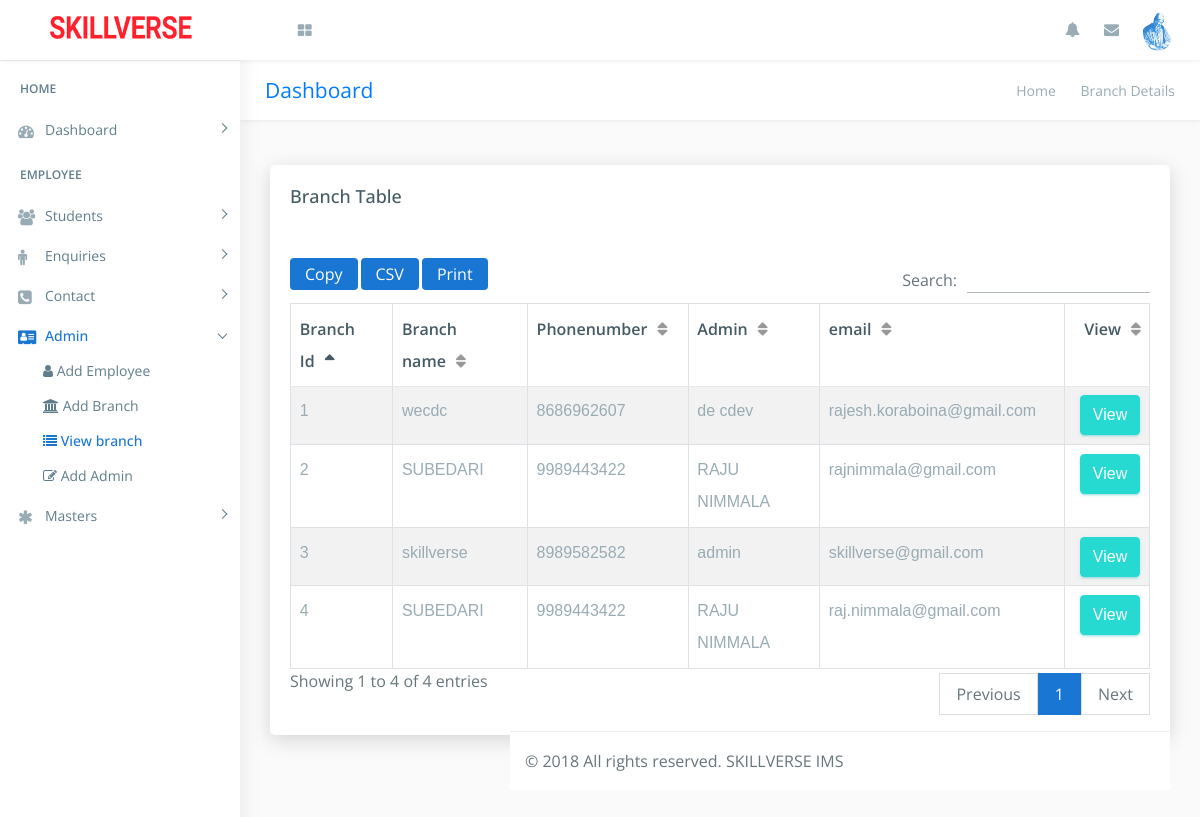
/viewbranch.php (signed in), run on the app's committed database.
### tables this page shows
CREATE TABLE `m_branch` (
  `bid` int(100) NOT NULL,
  `branchname` varchar(250) NOT NULL,
  `address` varchar(600) NOT NULL,
  `phoneno` varchar(15) NOT NULL,
  `adminname` varchar(30) NOT NULL,
  `email` varchar(100) NOT NULL
);

### viewbranch.php (the view, shortened to what this page needs)
<?php include "header.php";?>
<?php
include "config.php";
$conn=mysqli_connect($servername,$dbuser,$dbpwd,$dbname);
if ($conn->connect_error){
    die("connection failed:".mysqli_connect_error());
}
else{
    $sql = "select * from m_branch";
    $result = $conn->query($sql);
}
?>
<div class="page-wrapper">
<div class="row page-titles">
<div class="col-md-5 align-self-center">
<h3 class="text-primary">Dashboard</h3> </div>
<div class="col-md-7 align-self-center">
<ol class="breadcrumb">
<li class="breadcrumb-item"><a href="javascript:void(0)">Home</a></li>
<li class="breadcrumb-item active">Branch Details</li>
</ol>
</div>
</div>
<div class="container-fluid">
<div class="row">
<div class="col-12">
<div class="card">
<div class="card-body">
<h4 class="card-title">Branch Table</h4>
<div class="table-responsive m-t-40">
<table id="example23" class="display nowrap table table-hover table-striped table-bordered" cellspacing="0" width="100%">
<thead>
<tr>
<th>Branch Id</th>
<th>Branch name</th>
<th>Phonenumber</th>
<th>Admin</th>
<th>email</th>
<th>View</th>
</tr>
</thead>
<?php
if ($result->num_rows > 0) {
while($row = mysqli_fetch_assoc($result)) {
echo "<tr>";
echo "<td><a href='m_branch.php?id=". $row["bid"]."'>".$row["bid"]."</a></td><td>" . $row["branchname"]. "</td><td>".$row["phoneno"]."</td><td>".$row["adminname"]."</td><td>".$row["email"]."</td>";
echo '<td><a href="m_branch.php?id='.$row["bid"].'" class="btn btn-success">View</a></td></tr>';
    }
} else {
echo '<tr><td colspan="5">No Branches - Empty Table</td></tr>';
}
?>
</table>
</div>
<?php include "footer.php";?>

### css/helper.css (style rules this page uses)
.m-t-40 { margin-top: 40px!important; }

### data on the page
m_branch: bid "1", branchname "wecdc", phoneno "8686962607", adminname "de cdev", email "rajesh.koraboina@gmail.com"
m_branch: bid "2", branchname "SUBEDARI", phoneno "9989443422", adminname "RAJU NIMMALA", email "rajnimmala@gmail.com"
m_branch: bid "3", branchname "skillverse", phoneno "8989582582", adminname "admin", email "skillverse@gmail.com"
m_branch: bid "4", branchname "SUBEDARI", phoneno "9989443422", adminname "RAJU NIMMALA", email "raj.nimmala@gmail.com"
